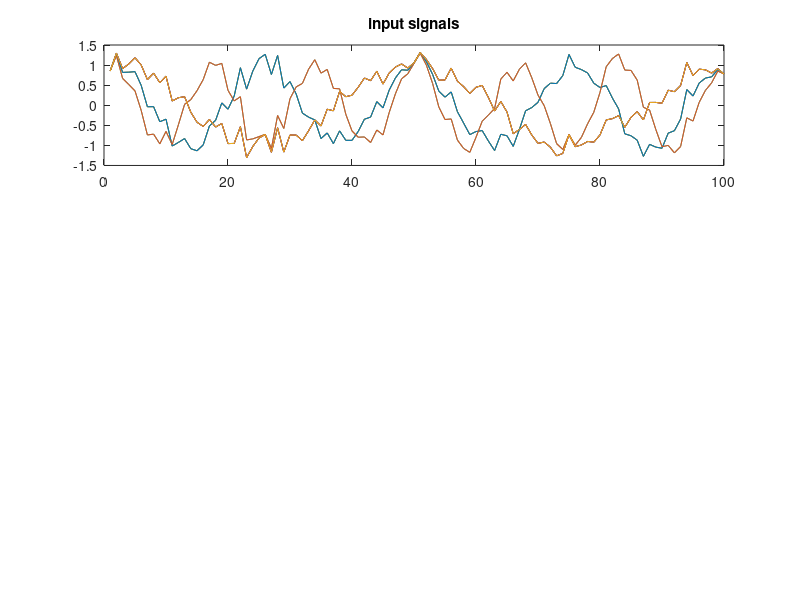

The MATLAB script that drew this image: (Note: this script raises an error after producing the figure.)
%This script generates a signal (10 sources x 100 timepoints) consisting of
%3 components (cosine waves at different frequencies). 

% Noise can be added to the signal by selecting one of the below:
%      1 = none
%      2 = uncorrelated between signals
%      3 = correlated (r = 1) between signal

noise = 3

% generate a mixed signal (ns signals, each having nt timepoints)
ns = 10;
nt = 100;
mixedsig = zeros(ns,nt);

% add cosine waves to the mixed signal
freqs = [2 4 6]; % frequencies of cosine waves
for i = 1:ns
 ifreq = mod(i-1,3)+1;
 mixedsig(i,:) = cos(2*pi*freqs(ifreq)*linspace(0,1,nt));
end

% add noise to the mixed signal
noise_std = .10*range(mixedsig(:));  % standard deviation of the nose (1% of the peak-to-peak signal range)
if noise == 1  % no noise
 noise_values = zeros(size(mixedsig));
elseif noise == 2  % uncorrelated (between signals) noise
 noise_values = noise_std*randn(size(mixedsig)); 
elseif noise == 3  % correlated (between signals) noise
 noise_values = noise_std*randn(1,nt);
 noise_values = repmat(noise_values,ns,1);
end
 mixedsig = mixedsig + noise_values;

% plot the mixed signal
figure();
subplot(3,1,1)
plot(mixedsig.');
title('input signals');

% compute the ica of the mixed signal 
[icasig,A,W] = fastica(mixedsig);
nc = size(icasig,1);  % number of independent components

% plot the independent components of the mixed signal 
subplot(3,1,2)
plot(icasig.');
title('independent components');

% reconstruct the mixed signal from the independent components and the 
% mixing matrix (A)
% check A has size ns x nc
  if(~all(size(A)==[ns nc]))
     error('sizes do not match');
  end
% A(1,:) tells you the weighting of each component required to make signal 1 `
  reconsig = A*icasig;

% check the reconstructed signal matches the mixed signal
diff = 100*range(reconsig(:)-mixedsig(:))/range(mixedsig(:));  % compute percent difference (of ranges)
if(diff > 1)
  fprintf('\nreconstructed signal DIFFERS FROM mixed signal by %g %%\n\n', diff);
end

% plot the reconstructed signal
subplot(3,1,3)
plot(reconsig.');
title('reconstructed signals');
